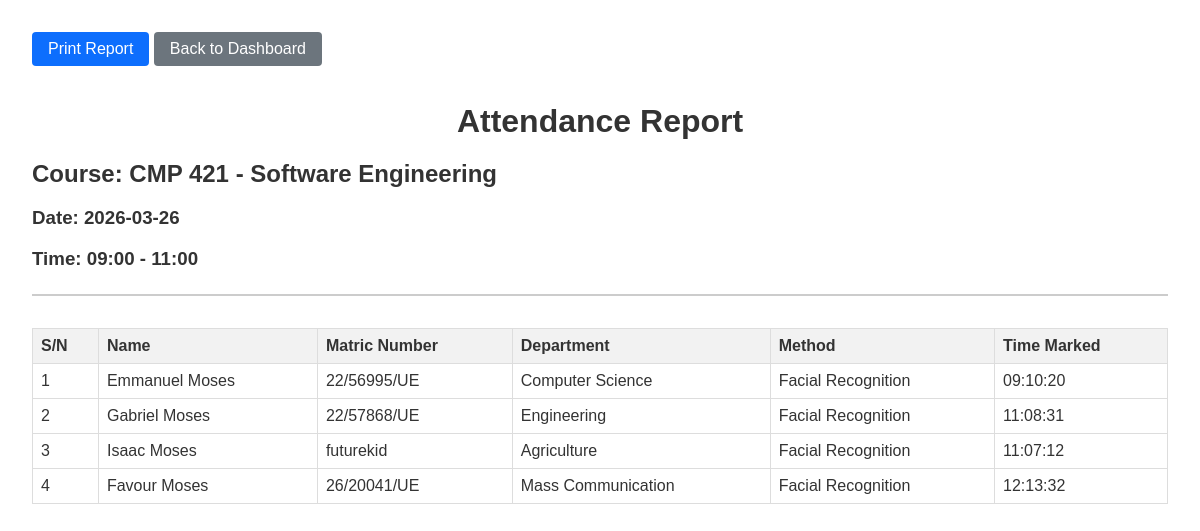
The app's page /print_report/1 (signed in) with its own data.
### models.py (models this page shows)
class Course(db.Model):
    __tablename__ = 'courses'
    id = db.Column(db.Integer, primary_key=True)
    course_code = db.Column(db.String(20), unique=True, nullable=False)
    course_name = db.Column(db.String(150), nullable=False)
    lecturer_id = db.Column(db.Integer, db.ForeignKey('users.id'), nullable=False)
    sessions = db.relationship('Session', backref='course', cascade="all, delete-orphan", lazy=True)

class Session(db.Model):
    __tablename__ = 'sessions'
    id = db.Column(db.Integer, primary_key=True)
    course_id = db.Column(db.Integer, db.ForeignKey('courses.id'), nullable=False)
    date = db.Column(db.Date, nullable=False, default=datetime.utcnow().date)
    start_time = db.Column(db.Time, nullable=False)
    end_time = db.Column(db.Time, nullable=False)
    attendances = db.relationship('Attendance', backref='session', cascade="all, delete-orphan", lazy=True)

class Attendance(db.Model):
    __tablename__ = 'attendances'
    id = db.Column(db.Integer, primary_key=True)
    session_id = db.Column(db.Integer, db.ForeignKey('sessions.id'), nullable=False)
    student_id = db.Column(db.Integer, db.ForeignKey('users.id'), nullable=False)
    timestamp = db.Column(db.DateTime, nullable=False, default=datetime.utcnow)
    method = db.Column(db.String(50), nullable=False) # 'QR Code' or 'Facial Recognition'
    __table_args__ = (
        db.UniqueConstraint('session_id', 'student_id', name='unique_attendance'),
    )

class User(db.Model, UserMixin):
    __tablename__ = 'users'
    id = db.Column(db.Integer, primary_key=True)
    username = db.Column(db.String(100), unique=True, nullable=False)
    password = db.Column(db.String(200), nullable=False)
    role = db.Column(db.String(20), nullable=False) # 'admin', 'lecturer', 'student'
    name = db.Column(db.String(100), nullable=False)
    department = db.Column(db.String(100), nullable=True) # Important for students
    photo_path = db.Column(db.String(200), nullable=True)
    face_encoding = db.Column(db.Text, nullable=True) # Store JSON string of 128-d array
    qr_code_path = db.Column(db.String(200), nullable=True)
    courses = db.relationship('Course', backref='lecturer', cascade="all, delete-orphan", lazy=True)
    attendances = db.relationship('Attendance', backref='student', cascade="all, delete-orphan", lazy=True)

### routes.py (the view)
@main.route('/print_report/<int:session_id>')
@login_required
def print_report(session_id):
    if current_user.role != 'lecturer' and current_user.role != 'admin':
        return redirect(url_for('main.login'))
    session = Session.query.get_or_404(session_id)
    attendances = session.attendances
    return render_template('print_report.html', session=session, attendances=attendances)

### app.py (called while the page is built)
@login_manager.user_loader
def load_user(user_id):
    return User.query.get(int(user_id))

### templates/print_report.html (shortened to what this page needs)
<!DOCTYPE html>
<html lang="en">
<head>
</head>
<body>
    <div class="no-print" style="margin-bottom: 1rem;">
        <button onclick="window.print()" class="btn">Print Report</button>
        <a href="{{ url_for('main.lecturer_dashboard') }}" class="btn btn-secondary">Back to Dashboard</a>
    </div>
    <div class="header">
        <h1 style="text-align: center;">Attendance Report</h1>
        <h2>Course: {{ session.course.course_code }} - {{ session.course.course_name }}</h2>
        <h3>Date: {{ session.date }}</h3>
        <h3>Time: {{ session.start_time.strftime('%H:%M') }} - {{ session.end_time.strftime('%H:%M') }}</h3>
    </div>
    <table>
        <thead>
            <tr>
                <th>S/N</th>
                <th>Name</th>
                <th>Matric Number</th>
                <th>Department</th>
                <th>Method</th>
                <th>Time Marked</th>
            </tr>
        </thead>
        <tbody>
            {% for att in attendances %}
            <tr>
                <td>{{ loop.index }}</td>
                <td>{{ att.student.name }}</td>
                <td>{{ att.student.username }}</td>
                <td>{{ att.student.department or 'N/A' }}</td>
                <td>{{ att.method }}</td>
                <td>{{ att.timestamp.strftime('%H:%M:%S') }}</td>
            </tr>
            {% else %}
            <tr>
                <td colspan="6" style="text-align: center;">No attendance records found for this session.</td>
            </tr>
            {% endfor %}
        </tbody>
    </table>
</body>
</html>

### templates/print_report.html (style rules this page uses)
body { font-family: Arial, sans-serif; margin: 2rem; color: #333; }
h1, h2, h3 { color: #333; margin-bottom: 0.5rem; }
.header { border-bottom: 2px solid #ccc; padding-bottom: 1rem; margin-bottom: 2rem; }
table { width: 100%; border-collapse: collapse; margin-top: 1rem; }
th, td { border: 1px solid #ddd; padding: 0.5rem; text-align: left; }
th { background-color: #f2f2f2; font-weight: bold; }
.btn { padding: 0.5rem 1rem; background-color: #0d6efd; color: white; border: none; border-radius: 4px; cursor: pointer; text-decoration: none; display: inline-block; margin-bottom: 1rem; font-size: 1rem; }
.btn-secondary { background-color: #6c757d; }

### records on screen
Course: course.course_code "CMP 421", course.course_name "Software Engineering"
Attendance: student.name "Emmanuel Moses", student.username "22/56995/UE", student "Computer Science", method "Facial Recognition", timestamp "09:10:20"
Attendance: student.name "Gabriel Moses", student.username "22/57868/UE", student "Engineering", method "Facial Recognition", timestamp "11:08:31"
Attendance: student.name "Isaac Moses", student.username "futurekid", student "Agriculture", method "Facial Recognition", timestamp "11:07:12"
Attendance: student.name "Favour Moses", student.username "26/20041/UE", student "Mass Communication", method "Facial Recognition", timestamp "12:13:32"

### other values on screen
{{ session.date }} "2026-03-26"
{{ session.start_time.strftime('%H:%M') }} "09:00"
{{ session.end_time.strftime('%H:%M') }} "11:00"
